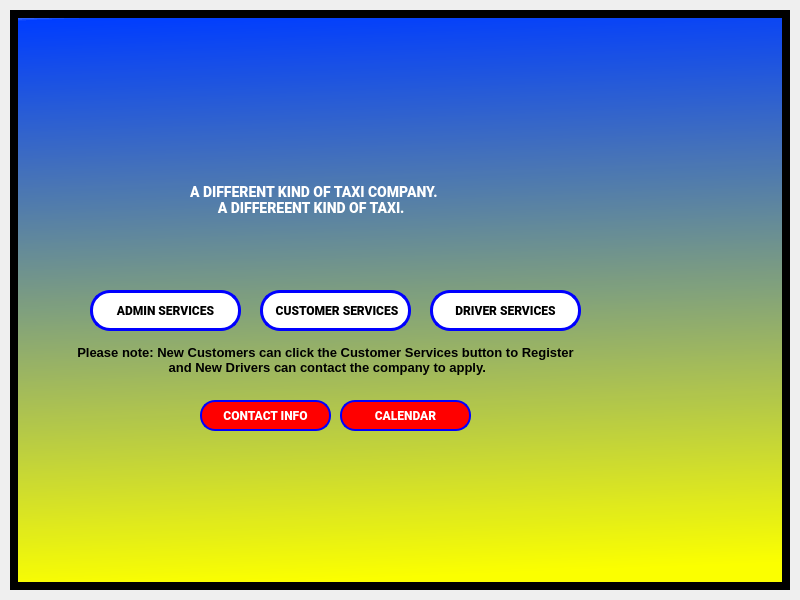
<?xml version="1.0" encoding="UTF-8"?>
<ui version="4.0">
 <class>homeScreen_Dialog</class>
 <widget class="QDialog" name="homeScreen_Dialog">
  <property name="geometry">
   <rect>
    <x>0</x>
    <y>0</y>
    <width>800</width>
    <height>600</height>
   </rect>
  </property>
  <property name="windowTitle">
   <string>Dialog</string>
  </property>
  <widget class="QWidget" name="home" native="true">
   <property name="geometry">
    <rect>
     <x>10</x>
     <y>10</y>
     <width>780</width>
     <height>580</height>
    </rect>
   </property>
   <property name="styleSheet">
    <string notr="true">border: 8px solid black;
background-color:qlineargradient(spread:pad, x1:0.0511364, y1:1, x2:0, y2:0, stop:0 rgba(251, 255, 0, 255), stop:0.98 rgba(0, 61, 255, 255), stop:1 rgba(0, 0, 0, 0));
</string>
   </property>
   <widget class="QPushButton" name="contactInformationBtn">
    <property name="geometry">
     <rect>
      <x>190</x>
      <y>390</y>
      <width>131</width>
      <height>31</height>
     </rect>
    </property>
    <property name="styleSheet">
     <string notr="true">background:red;
border: 2px solid blue;
box-sizing: border-box;
border-radius: 15px;
font-family: Roboto;
font-style: normal;
font-weight: 900;
font-size: 12px;
text-align: center;
color: white;
</string>
    </property>
    <property name="text">
     <string>CONTACT INFO</string>
    </property>
   </widget>
   <widget class="QPushButton" name="customerServicesBtn">
    <property name="geometry">
     <rect>
      <x>250</x>
      <y>280</y>
      <width>151</width>
      <height>41</height>
     </rect>
    </property>
    <property name="styleSheet">
     <string notr="true">background: white;
border: 3px solid blue;
box-sizing: border-box;
border-radius: 20px;
font-family: Roboto;
font-style: normal;
font-weight: 900;
font-size: 12px;</string>
    </property>
    <property name="text">
     <string> CUSTOMER SERVICES</string>
    </property>
   </widget>
   <widget class="QPushButton" name="adminServicesBtn">
    <property name="geometry">
     <rect>
      <x>80</x>
      <y>280</y>
      <width>151</width>
      <height>41</height>
     </rect>
    </property>
    <property name="styleSheet">
     <string notr="true">background: white;
border: 3px solid blue;
box-sizing: border-box;
border-radius: 20px;
font-family: Roboto;
font-style: normal;
font-weight: 900;
font-size: 12px;
</string>
    </property>
    <property name="text">
     <string>ADMIN SERVICES</string>
    </property>
   </widget>
   <widget class="QPushButton" name="driverServicesBtn">
    <property name="geometry">
     <rect>
      <x>420</x>
      <y>280</y>
      <width>151</width>
      <height>41</height>
     </rect>
    </property>
    <property name="styleSheet">
     <string notr="true">background: white;
border: 3px solid blue;
box-sizing: border-box;
border-radius: 20px;
font-family: Roboto;
font-style: normal;
font-weight: 900;
font-size: 12px;</string>
    </property>
    <property name="text">
     <string>DRIVER SERVICES</string>
    </property>
   </widget>
   <widget class="QLabel" name="slogan">
    <property name="geometry">
     <rect>
      <x>180</x>
      <y>170</y>
      <width>281</width>
      <height>41</height>
     </rect>
    </property>
    <property name="styleSheet">
     <string notr="true">font-family: Roboto;
font-style: normal;
font-weight: 900;
font-size: 14px;
text-align: center;
border: none;
background-color: none;
color: white;</string>
    </property>
    <property name="text">
     <string>A DIFFERENT KIND OF TAXI COMPANY. 
        A DIFFEREENT KIND OF TAXI.</string>
    </property>
   </widget>
   <widget class="QPushButton" name="calendarBtn">
    <property name="geometry">
     <rect>
      <x>330</x>
      <y>390</y>
      <width>131</width>
      <height>31</height>
     </rect>
    </property>
    <property name="styleSheet">
     <string notr="true">background:red;
border: 2px solid blue;
box-sizing: border-box;
border-radius: 15px;
font-family: Roboto;
font-style: normal;
font-weight: 900;
font-size: 12px;
text-align: center;
color: white;</string>
    </property>
    <property name="text">
     <string>CALENDAR</string>
    </property>
   </widget>
   <widget class="QLabel" name="instruction_label">
    <property name="geometry">
     <rect>
      <x>50</x>
      <y>330</y>
      <width>531</width>
      <height>41</height>
     </rect>
    </property>
    <property name="styleSheet">
     <string notr="true">background-color:none;
border: none;
</string>
    </property>
    <property name="text">
     <string>&lt;!DOCTYPE HTML PUBLIC &quot;-//W3C//DTD HTML 4.0//EN&quot; &quot;http://www.w3.org/TR/REC-html40/strict.dtd&quot;&gt;
&lt;html&gt;&lt;head&gt;&lt;meta name=&quot;qrichtext&quot; content=&quot;1&quot; /&gt;&lt;style type=&quot;text/css&quot;&gt;
p, li { white-space: pre-wrap; }
&lt;/style&gt;&lt;/head&gt;&lt;body style=&quot; font-family:'MS Shell Dlg 2'; font-size:8pt; font-weight:400; font-style:normal;&quot;&gt;
&lt;p align=&quot;center&quot; style=&quot; margin-top:0px; margin-bottom:0px; margin-left:0px; margin-right:0px; -qt-block-indent:0; text-indent:0px;&quot;&gt;&lt;span style=&quot; font-size:10pt; font-weight:600; color:#000000;&quot;&gt;Please note: New Customers can click the Customer Services button to Register&lt;br /&gt; and New Drivers can contact the company to apply.&lt;/span&gt;&lt;/p&gt;&lt;/body&gt;&lt;/html&gt;</string>
    </property>
   </widget>
   <widget class="QLabel" name="logo">
    <property name="geometry">
     <rect>
      <x>270</x>
      <y>10</y>
      <width>111</width>
      <height>101</height>
     </rect>
    </property>
    <property name="styleSheet">
     <string notr="true">background-color: none;
border: none;</string>
    </property>
    <property name="text">
     <string/>
    </property>
    <property name="pixmap">
     <pixmap>../Sketch imgs/official-taxi-logo.png</pixmap>
    </property>
    <property name="scaledContents">
     <bool>true</bool>
    </property>
   </widget>
   <widget class="QLabel" name="star2">
    <property name="geometry">
     <rect>
      <x>260</x>
      <y>210</y>
      <width>31</width>
      <height>31</height>
     </rect>
    </property>
    <property name="styleSheet">
     <string notr="true">background-color: none;
border: none;</string>
    </property>
    <property name="text">
     <string/>
    </property>
    <property name="pixmap">
     <pixmap>../Sketch imgs/single-star.png</pixmap>
    </property>
    <property name="scaledContents">
     <bool>true</bool>
    </property>
   </widget>
   <widget class="QLabel" name="star1">
    <property name="geometry">
     <rect>
      <x>220</x>
      <y>210</y>
      <width>31</width>
      <height>31</height>
     </rect>
    </property>
    <property name="styleSheet">
     <string notr="true">background-color: none;
border: none;</string>
    </property>
    <property name="text">
     <string/>
    </property>
    <property name="pixmap">
     <pixmap>../Sketch imgs/single-star.png</pixmap>
    </property>
    <property name="scaledContents">
     <bool>true</bool>
    </property>
   </widget>
   <widget class="QLabel" name="star3">
    <property name="geometry">
     <rect>
      <x>300</x>
      <y>210</y>
      <width>31</width>
      <height>31</height>
     </rect>
    </property>
    <property name="styleSheet">
     <string notr="true">background-color: none;
border: none;</string>
    </property>
    <property name="text">
     <string/>
    </property>
    <property name="pixmap">
     <pixmap>../Sketch imgs/single-star.png</pixmap>
    </property>
    <property name="scaledContents">
     <bool>true</bool>
    </property>
   </widget>
   <widget class="QLabel" name="star4">
    <property name="geometry">
     <rect>
      <x>340</x>
      <y>210</y>
      <width>31</width>
      <height>31</height>
     </rect>
    </property>
    <property name="styleSheet">
     <string notr="true">background-color: none;
border: none;</string>
    </property>
    <property name="text">
     <string/>
    </property>
    <property name="pixmap">
     <pixmap>../Sketch imgs/single-star.png</pixmap>
    </property>
    <property name="scaledContents">
     <bool>true</bool>
    </property>
   </widget>
   <widget class="QLabel" name="star5">
    <property name="geometry">
     <rect>
      <x>380</x>
      <y>210</y>
      <width>31</width>
      <height>31</height>
     </rect>
    </property>
    <property name="styleSheet">
     <string notr="true">background-color: none;
border: none;</string>
    </property>
    <property name="text">
     <string/>
    </property>
    <property name="pixmap">
     <pixmap>../Sketch imgs/single-star.png</pixmap>
    </property>
    <property name="scaledContents">
     <bool>true</bool>
    </property>
   </widget>
   <widget class="QLabel" name="welcome_label">
    <property name="geometry">
     <rect>
      <x>240</x>
      <y>110</y>
      <width>171</width>
      <height>71</height>
     </rect>
    </property>
    <property name="styleSheet">
     <string notr="true">background-color: none;
border: none;</string>
    </property>
    <property name="text">
     <string/>
    </property>
    <property name="pixmap">
     <pixmap>../Sketch imgs/welcome.png</pixmap>
    </property>
    <property name="scaledContents">
     <bool>true</bool>
    </property>
   </widget>
  </widget>
 </widget>
 <resources/>
 <connections/>
</ui>
